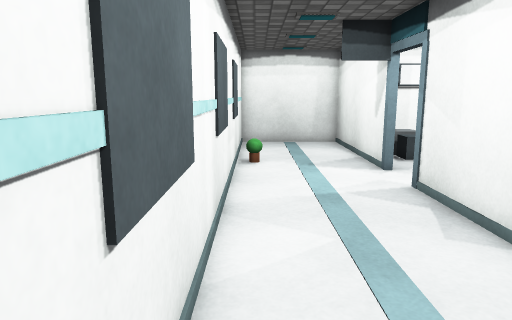
view 1 (above)

13 first-person views from a walk through a scene from a Unity 3-D project. The camera is 1.4 m above the floor, tilts 10° down and sees 70° across. The floor is counted in squares, 0.5 m on a side. Each view is taken from the middle of a square. On the plan, view 1 faces up. The plan holds only what a view shows up to about 20 squares ahead; the rest is blank. The place goes on beyond the plan. The player character is not drawn. Surface patterns are stand-ins for the level's own textures.

view 2
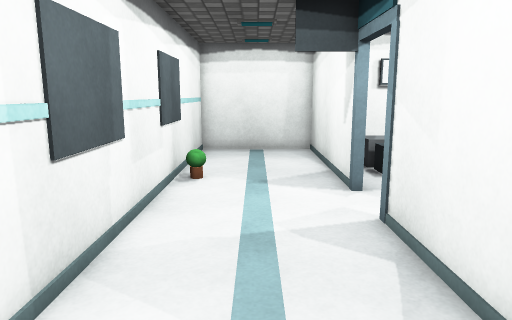

view 3
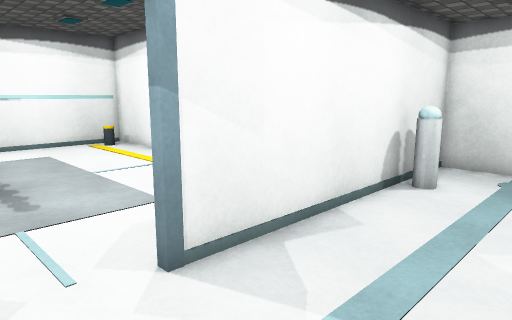

view 4
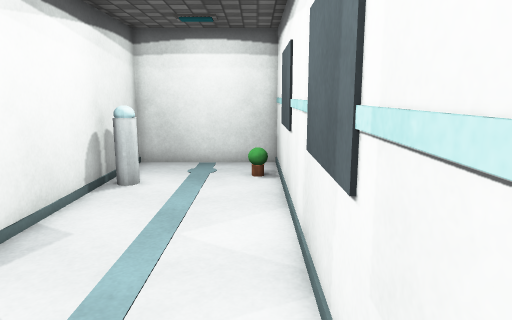

view 5
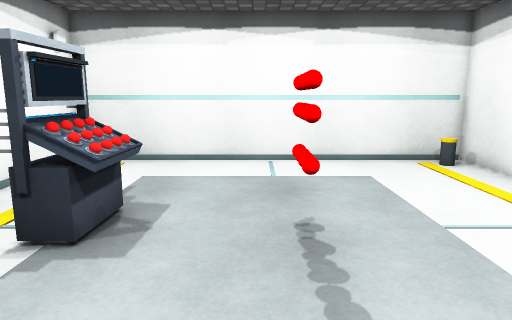

view 6
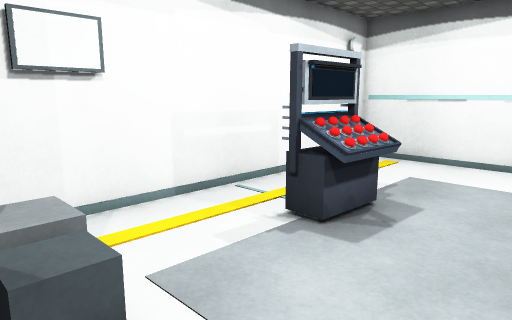

view 7
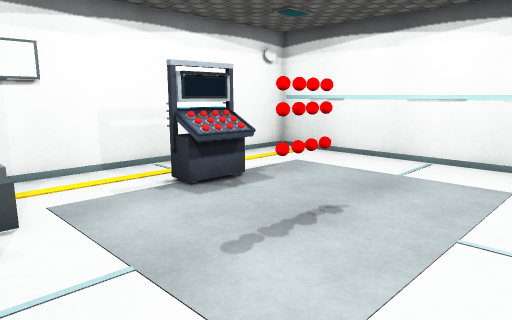

view 8
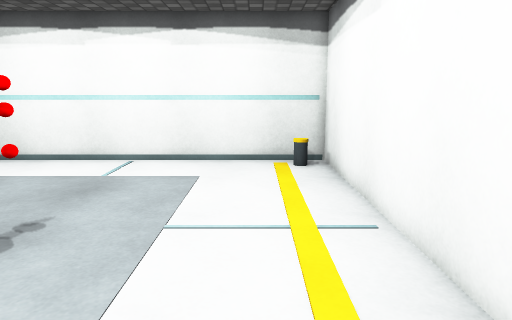

view 9
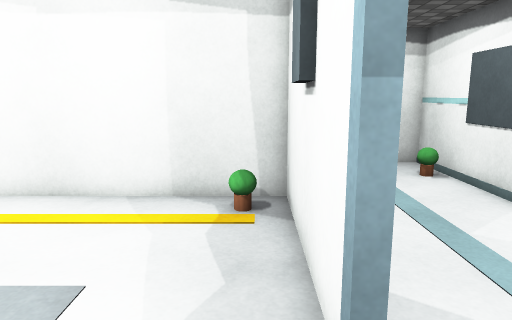

view 10
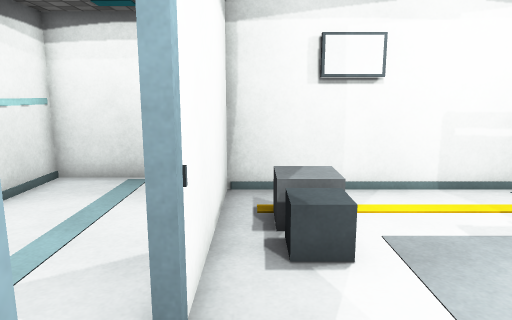

view 11
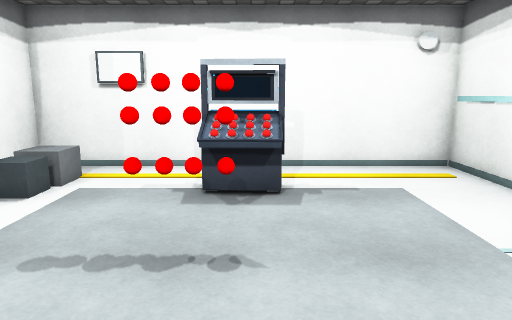

view 12
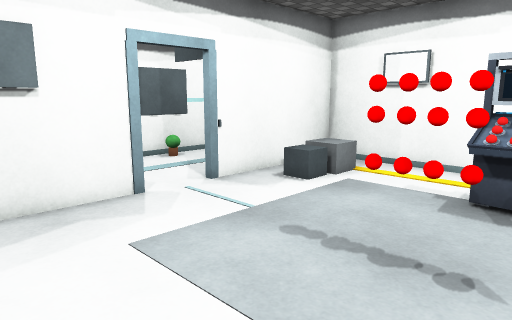

view 13
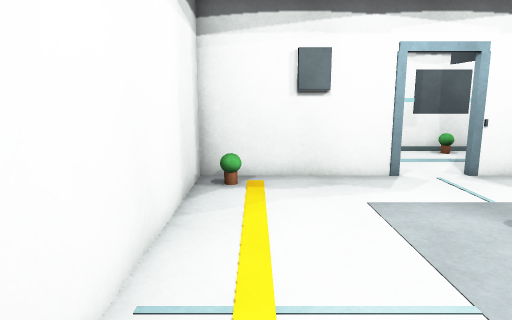

### Floor plan
Points are (right, up) in squares from view 1. A wall is a line through its corners. A room is listed if a view was taken in it or the views show most of it. See-through windows are left out.
Room 1 (views 1, 2, 3, 4)
walls: (4.9, 14.4) (4.9, 22.4) (-0.9, 22.4) (-0.9, -1.3) (4.9, -1.3) (4.9, 11.1) (5.1, 11.1)
ways out: opening at (5, 13) to room 2
objects: other object (0, 1); other object (0, 15); other object (4, 2) to (4, 3); other object (5, 14)
Room 2 (views 5, 6, 7, 8, 9, 10, 11, 12, 13)
walls: (13, 12) (12.4, 12.1); (5.1, 11.1) (5.1, 4) (21.9, 4) (21.9, 20.8) (5.1, 20.8) (5.1, 14.4); (5.4, 8.6) (5.4, 7.4)
ways out: opening at (5, 13) to room 1
objects: other object (6, 5); other object (7, 17) to (8, 17); other object (12, 16) to (15, 17)

Where each view was taken, in squares from view 1:
view 1: 0 up, 0 right, facing up
view 2: 3 up, 2 right, facing up
view 3: 14 up, 0 right, facing down-right
view 4: 14 up, 0 right, facing down
view 5: 13 up, 6 right, facing right
view 6: 12 up, 6 right, facing up-right
view 7: 7 up, 6 right, facing up-right
view 8: 7 up, 6 right, facing right
view 9: 14 up, 6 right, facing down
view 10: 10 up, 6 right, facing up
view 11: 6 up, 14 right, facing up
view 12: 6 up, 15 right, facing up-left
view 13: 6 up, 18 right, facing left
